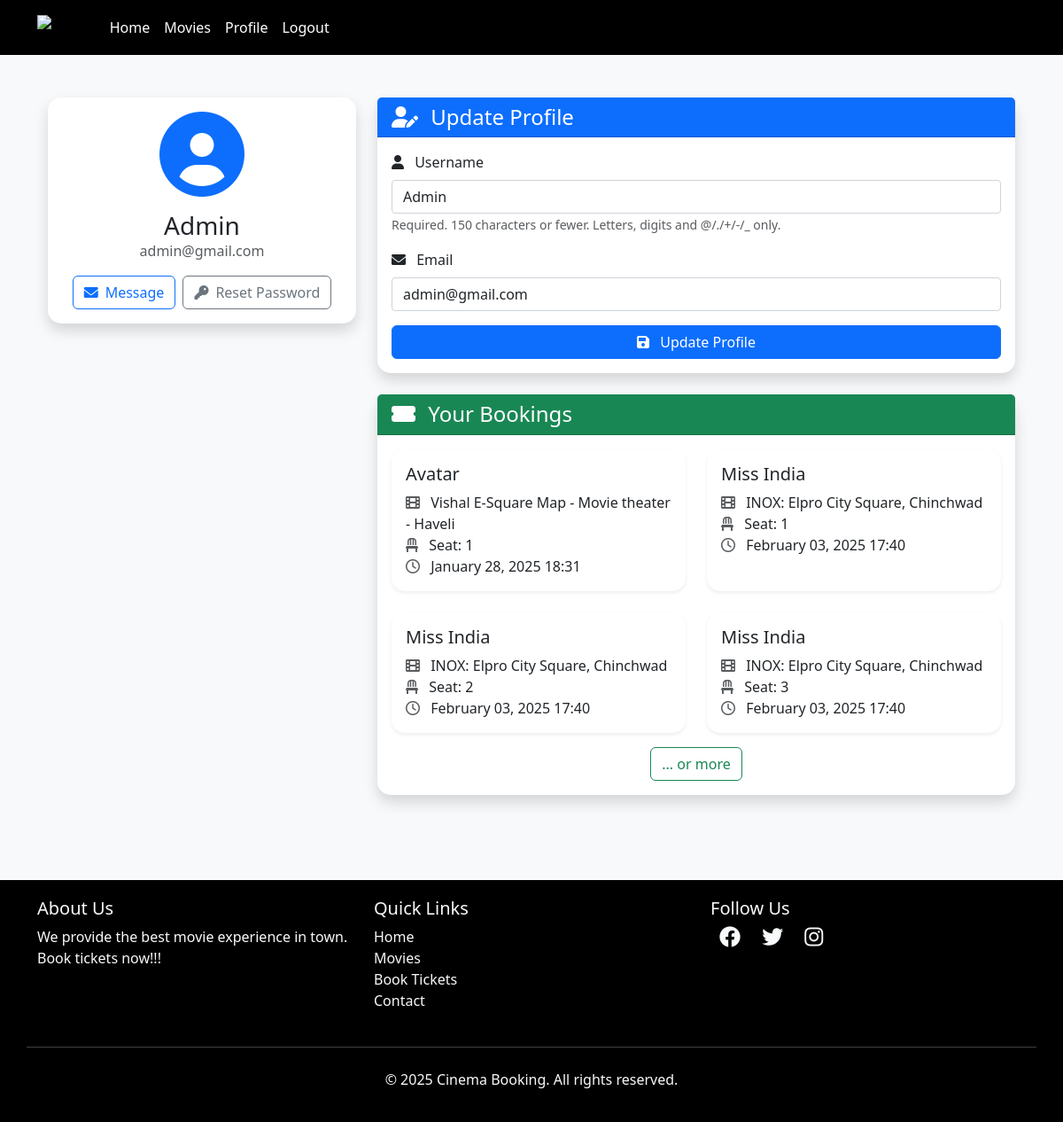
The page /users/profile/ (signed in) on the database its author committed.
### movies/models.py (models this page shows, shortened)
class Booking(models.Model):
    user = models.ForeignKey(User, on_delete = models.CASCADE)
    seat = models.OneToOneField(Seat, on_delete = models.CASCADE)
    movie = models.ForeignKey(Movie, on_delete = models.CASCADE)
    theaters = models.ForeignKey(Theater, on_delete = models.CASCADE)
    booked_at = models.DateTimeField(auto_now_add = True)

class Movie(models.Model):
    name = models.CharField(max_length = 255)
    image = models.ImageField(upload_to = "movies/")
    rating = models.DecimalField(max_digits = 3, decimal_places = 1)
    cast = models.TextField()
    description = models.TextField(blank = True, null = True) #optional

class Theater(models.Model):
    name = models.CharField(max_length = 255)
    movie = models.ForeignKey(Movie, on_delete = models.CASCADE)
    date = models.DateField()  # Date of the show; Ensure the Theater model includes a date field to store the show date; nsure that date is stored in the database for filtering.
    time = models.TimeField()  # Show timing
    total_seats = models.IntegerField(default=100)  # Set a default value
    base_price = models.DecimalField(max_digits=6, decimal_places=2, default=300.00)  # Default price

class Seat(models.Model):
    theaters = models.ForeignKey(Theater, on_delete = models.CASCADE, related_name = 'seats')
    seat_number = models.CharField(max_length = 10)
    is_booked = models.BooleanField(default = False)

### users/views.py (the view)
# urls.py: path('profile/', profile, name = 'profile'),
@login_required
def profile(request):
    bookings = Booking.objects.filter(user = request.user) #according to user bookings will be shown
    if request.method == 'POST':
        u_form = UserUpdateFrom(request.POST, instance = request.user)
        if u_form.is_valid():
            u_form.save()
            return redirect('profile')
    else:
        u_form = UserUpdateFrom(instance = request.user)
    return render(request, 'users/profile.html', {'u_form': u_form, 'bookings': bookings})

### users/forms.py
class UserUpdateFrom(forms.ModelForm):
    email = forms.EmailField()
    class Meta:
        model = User
        fields = ['username', 'email']

### templates/users/profile.html (shortened to what this page needs)
{% extends "users/basic.html" %} {% block content %}
<link rel="stylesheet" href="https://cdnjs.cloudflare.com/ajax/libs/font-awesome/6.0.0-beta3/css/all.min.css">
<div class="container py-5">
  <div class="row">
    <div class="col-lg-4 mb-4">
      <div class="card shadow">
        <div class="card-body text-center">
          <div class="mb-3">
            <i class="fas fa-user-circle fa-6x text-primary"></i>
          </div>
          <h3 class="card-title mb-0">{{ user.username }}</h3>
          <p class="text-muted mb-3">{{ user.email }}</p>
          <div class="d-flex justify-content-center">
            <a href="#" class="btn btn-outline-primary me-2"><i class="fas fa-envelope me-2"></i>Message </a>
            <a href="{% url 'password_reset' %}" class="btn btn-outline-secondary"><i class="fas fa-key me-2"></i>Reset
              Password</a>
          </div>
        </div>
      </div>
    </div>
    <div class="col-lg-8">
      <div class="card shadow mb-4">
        <div class="card-header bg-primary text-white">
          <h4 class="mb-0"><i class="fas fa-user-edit me-2"></i> Update Profile</h4>
        </div>
        <div class="card-body">
          <form method="POST">
            {% for field in u_form %}
            <div class="mb-3">
              <label for="{{ field.id_for_label }}" class="form-label">
                <i
                  class="fas fa-{% if field.name == 'username' %}user{% elif field.name == 'email' %}envelope{% else %}info-circle{% endif %} me-2"></i>
                {{ field.label }}
              </label>
              {{ field }}
              {% if field.help_text %}
              <small class="form-text text-muted">{{ field.help_text }}</small>
              {% endif %}
            </div>
            {% endfor %}
            <button class="btn btn-primary w-100" type="submit"><i class="fas fa-save me-2"></i> Update Profile</button>
          </form>
        </div>
      </div>
      <div class="card shadow">
        <div class="card-header bg-success text-white">
          <h4 class="mb-0"><i class="fas fa-ticket-alt me-2"> </i> Your Bookings</h4>
        </div>
        <div class="card-body">
          {% if bookings %}
          <div class="row row-cols-1 row-cols-md-2 g-4">
            {% for booking in bookings|slice:":4" %}
            <div class="col booking-card">
              <div class="card h-100 border-0 shadow-sm">
                <div class="card-body">
                  <h5 class="card-title">{{ booking.movie.name }}</h5>
                  <p class="card-text">
                    <i class="fas fa-film me-2 text-muted"> </i> {{ booking.theaters.name }}<br>
                    <i class="fas fa-chair me-2 text-muted"> </i> Seat: {{ booking.seat.seat_number }}<br>
                    <i class="far fa-clock me-2 text-muted"> </i> {{ booking.booked_at|date:"F d, Y H:i" }}
                  </p>
                </div>
              </div>
            </div>
            {% endfor %}
          </div>
          {% if bookings|length > 4 %}
          <div class="text-center mt-3">
            <button id="show-more-btn" class="btn btn-outline-success">... or more</button>
          </div>
          {% endif %}
          {% else %}
          <div class="text-center py-5">
            <i class="fas fa-ticket-alt fa-4x text-muted mb-3"></i>
            <p class="lead mb-0">No bookings yet. Time to plan your next movie night!</p>
          </div>
          {% endif %}
        </div>
      </div>
    </div>
  </div>
</div>
{% endblock %}

### templates/users/basic.html (style rules this page uses)
body { font-family: 'Segoe UI', Tahoma, Geneva, Verdana, sans-serif; background-color: rgb(255, 255, 255); }

### templates/users/profile.html (style rules this page uses)
body { background-color: #f8f9fa; }
.card { border-radius: 15px; border: none; transition: transform 0.3s ease-in-out; }
.card-header { border-top-left-radius: 15px; border-top-right-radius: 15px; }
form input, form select, form textarea { display: block; width: 100%; padding: 0.375rem 0.75rem; font-size: 1rem; font-weight: 400; line-height: 1.5; color: #212529; background-color: #fff; background-clip: padding-box; border: 1px solid #ced4da; border-radius: 0.25rem; transition: border-color 0.15s ease-in-out, box-shadow 0.15s ease-in-out; }

### rows shown on the page
Booking: movie.name "Avatar", theaters.name "Vishal E-Square Map - Movie theater - Haveli", seat.seat_number "1", booked_at "January 28, 2025 18:31"
Booking: movie.name "Miss India", theaters.name "INOX: Elpro City Square, Chinchwad", seat.seat_number "1", booked_at "February 03, 2025 17:40"
Booking: movie.name "Miss India", theaters.name "INOX: Elpro City Square, Chinchwad", seat.seat_number "2", booked_at "February 03, 2025 17:40"
Booking: movie.name "Miss India", theaters.name "INOX: Elpro City Square, Chinchwad", seat.seat_number "3", booked_at "February 03, 2025 17:40"

### other values the page prints
{{ user.username }} "Admin"
{{ user.email }} "admin@gmail.com"
{{ field.label }} "Username" "Email"
{{ field.help_text }} "Required. 150 characters or fewer. Letters, digits and @/./+/-/_ only."
